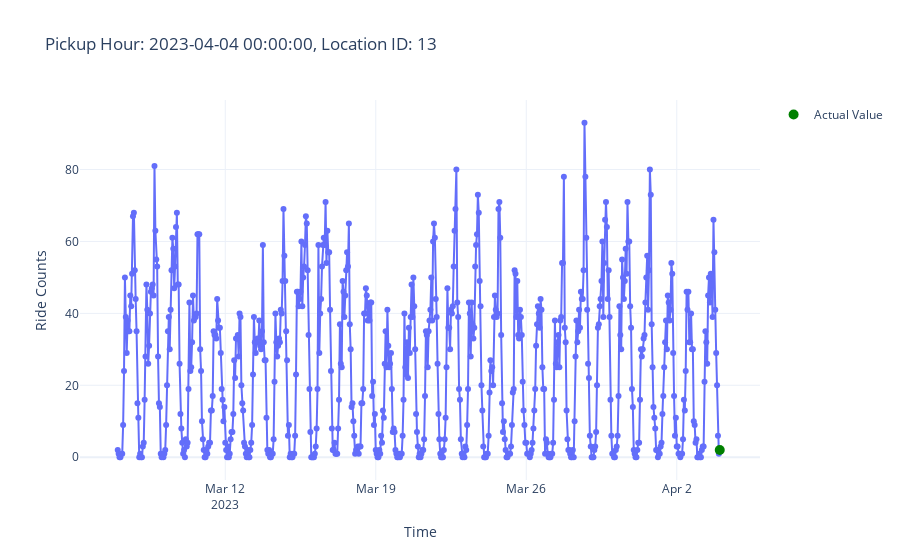

The code cell stored with this chart in its notebook:
### Code cell
from src.plot_utils import plot_aggregated_time_series

# Define the row_id explicitly (for example, using 3772)
row_id = 3772

# Extracting the relevant row for the given row_id from features and targets
feature_row = features.iloc[row_id]  # Get the row from features
target_value = targets.iloc[row_id]  # Get the corresponding target value

# Plot the aggregated time series for this row
plot_aggregated_time_series(features, targets, row_id=row_id)

### Figure 1 — Plotly figure (JSON) as saved in the notebook; plotly's stock layout.template omitted (floating-point values rounded to 4 significant figures; data arrays with more than 128 entries replaced by an {"elided": "..."} marker saying what was removed)
{"data": [{"hovertemplate": "Time=%{x}<br>Ride Counts=%{y}<extra></extra>", "legendgroup": "", "line": {"color": "#636efa", "dash": "solid"}, "marker": {"symbol": "circle"}, "mode": "lines+markers", "name": "", "orientation": "v", "showlegend": false, "type": "scatter", "x": {"elided": "673 str values"}, "xaxis": "x", "y": {"elided": "673 int values"}, "yaxis": "y"}, {"line": {"color": "green"}, "marker": {"size": 10}, "mode": "markers", "name": "Actual Value", "type": "scatter", "x": ["2023-04-04T00:00:00"], "y": [2]}], "layout": {"legend": {"tracegroupgap": 0}, "title": {"text": "Pickup Hour: 2023-04-04 00:00:00, Location ID: 13"}, "xaxis": {"anchor": "y", "domain": [0, 1], "title": {"text": "Time"}}, "yaxis": {"anchor": "x", "domain": [0, 1], "title": {"text": "Ride Counts"}}}}
